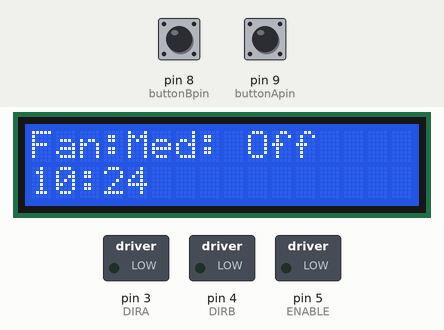
Recording of a sketch running on a simulated Arduino Uno, built with avr-gcc and run on an emulated ATmega328P. On the bench: 16×2 character LCD, switched loads named in the sketch (green lamp = pin HIGH). The test bench sets the inputs (shaded band); at power-on: pin 8 (buttonBpin) HIGH, pin 9 (buttonApin) HIGH. The local clock reads 2024-03-15 10:24:30 at power-on unless the sketch sets it.

Above: at 1.2 s.
1.3 s: pin 8 (buttonBpin) pulled LOW for 0.15 s
At 2.2 s:
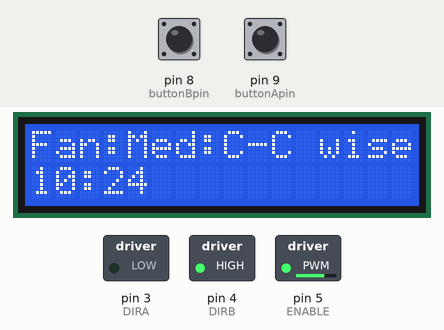
2.9 s: pin 9 (buttonApin) pulled LOW for 0.15 s
At 3.5 s:
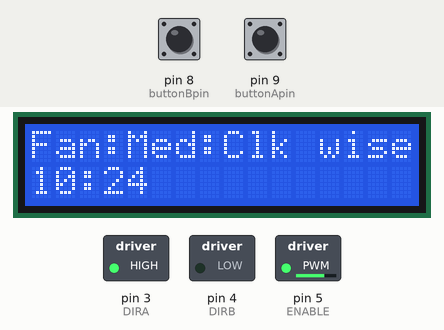
4.5 s: pin 8 (buttonBpin) pulled LOW for 1 s
At 4.51 s:
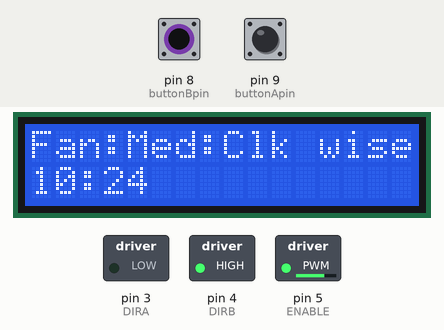
7.0 s: pin 9 (buttonApin) pulled LOW for 1 s
At 7.01 s:
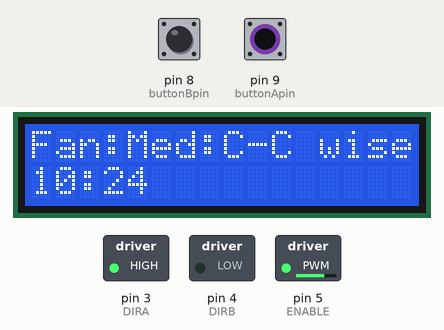
9.5 s: pin 8 (buttonBpin) pulled LOW for 3.2 s
At 10.8 s:
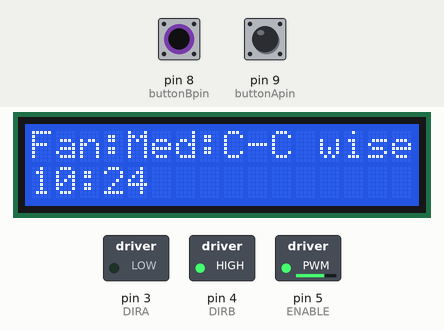
14.2 s: pin 9 (buttonApin) driven LOW
At 31.2 s:
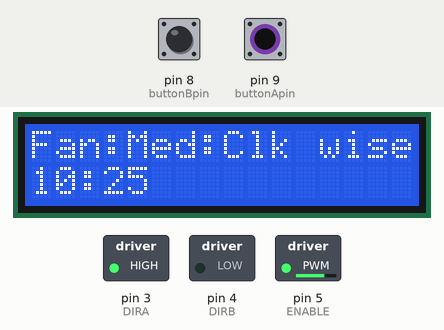
Timing chart, 0 to 31.5 s (numbered marks = the images above; inputs shaded):
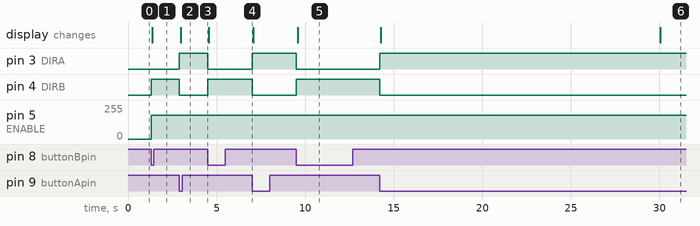

The sketch:

Motor_Button.ino
```cpp
//EECE 4520-201: Micro 2: Lab 3: Prof. Wang
//Renin Kingsly Jose
//Johnny Nhem
//Alex Skinner
//4/21/22


#include <SoftwareSerial.h>
#include "Wire.h"
#include "I2Cdev.h"
#include "DS3231.h"
#include "DS1307RTC.h"
#include "TimeLib.h"
#include <LiquidCrystal.h>

DS3231 Currclock;

const int ENABLE = 5; //enable on pin 5
const int DIRA = 3; //clock-wise spin on pin 3
const int DIRB = 4; //counterclock-wise spin on pin 4
const int buttonApin = 9; //button A
const int buttonBpin = 8; //button B

LiquidCrystal lcd(7, 2, 10, 11, 12, 13);
  bool Twelve = true;
  bool PM = false;

void setup()
{
  pinMode(buttonApin, INPUT_PULLUP);
  pinMode(buttonBpin, INPUT_PULLUP);
  pinMode(ENABLE,OUTPUT);
  pinMode(DIRA,OUTPUT);
  pinMode(DIRB,OUTPUT);
  Serial.begin(9600);

  lcd.begin(16, 2);
  lcd.print("Fan:Med: Off");
}

void loop()
{
  //First, Refresh the current time: (Heres hoping this all runs within 1 second!)
  lcd.setCursor(0, 1);
  lcd.print(String(Currclock.getHour(Twelve,PM))+":"+String(Currclock.getMinute()));

  //Then, Update the motor based on the current buttons
  if (digitalRead(buttonApin) == LOW) //if button A is pressed, fan turn clock-wise
  {
    digitalWrite(ENABLE,HIGH); //turn enable ON
    digitalWrite(DIRA,HIGH); //make fan spin clock-wise
    digitalWrite(DIRB,LOW); //turn counterclock-wise OFF
    analogWrite(ENABLE,180); //turn enable OFF
    lcd.begin(16, 2);
    lcd.print("Fan:Med:Clk wise");
  }
  if (digitalRead(buttonBpin) == LOW) //if buton B is pressed, fan turn counterclock-wise
  {
    digitalWrite(ENABLE,HIGH); //turn enable ON
    digitalWrite(DIRA,LOW); //turn clock-wise OFF
    digitalWrite(DIRB,HIGH); //make fan spin counterclock-wise
    analogWrite(ENABLE,180); //turn enable OFF
    lcd.begin(16, 2);
    lcd.print("Fan:Med:C-C wise");
  }

  //RTC Clock Code

 /*
 if(Currclock.getSecond() == 30){
    digitalWrite(DIRA, HIGH); //Enable the Motor off completely
    digitalWrite(DIRB, LOW);
    lcd.setCursor(16, 2);
    lcd.print("Fan:Med: Clk wise");
  }
  if(Currclock.getSecond() == 30){
    digitalWrite(DIRA, LOW); //Enable the Motor off completely
    digitalWrite(DIRB, LOW);
    lcd.setCursor(16, 2);
    lcd.print("Fan:Med: Off");
  }
*/

}
```

Measured:
- after the input at 1.3 s, pin 4 (DIRB): LOW → HIGH at once; pin 5 (ENABLE): 0/255 → 180/255 at once; the display: changes after 0.07 s (image 1)
- after the input at 2.9 s, pin 3 (DIRA): LOW → HIGH at once; pin 4 (DIRB): HIGH → LOW at once; the display: changes after 0.07 s (image 2)
- after the input at 4.5 s, pin 3 (DIRA): HIGH → LOW at once; pin 4 (DIRB): LOW → HIGH at once
- after the input at 7.0 s, pin 3 (DIRA): LOW → HIGH at once; pin 4 (DIRB): HIGH → LOW at once
- after the input at 9.5 s, pin 3 (DIRA): HIGH → LOW at once; pin 4 (DIRB): LOW → HIGH at once; the display: changes after 0.07 s (image 5)
- after the input at 14.2 s, pin 3 (DIRA): LOW → HIGH at once; pin 4 (DIRB): HIGH → LOW at once; the display: first changes after 0.07 s (image 6 shows a later state)
